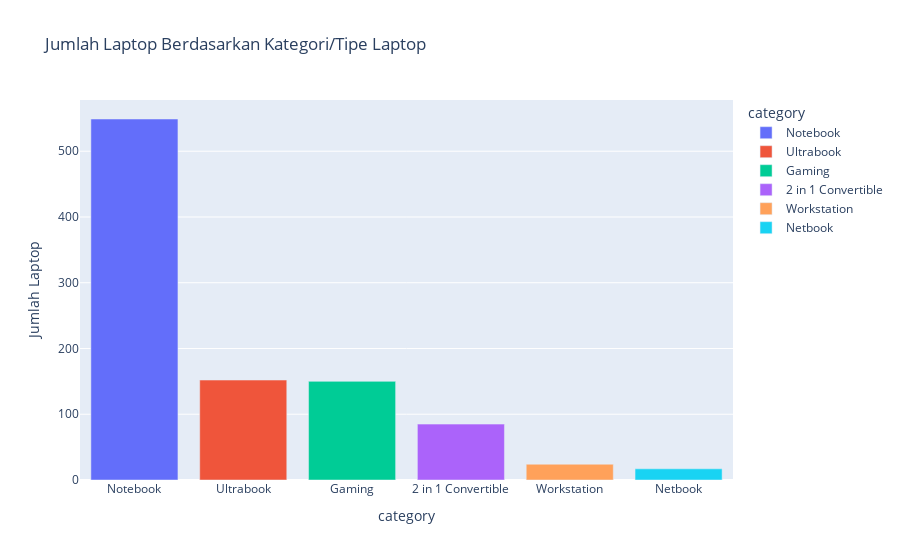

The notebook cell this image was saved under:
### Code cell
grouped_kategori = laptop.groupby('category').size().reset_index(name='counts')
grouped_kategori = grouped_kategori.sort_values(by='counts', ascending=False)

fig = px.bar(grouped_kategori, x = 'category', y = 'counts', color = 'category', labels={'counts': 'Jumlah Laptop'}, title="Jumlah Laptop Berdasarkan Kategori/Tipe Laptop")
fig.show()

### Figure 1 — Plotly figure (JSON) as saved in the notebook; plotly's stock layout.template omitted (floating-point values rounded to 4 significant figures)
{"data": [{"alignmentgroup": "True", "hovertemplate": "category=%{x}<br>Jumlah Laptop=%{y}<extra></extra>", "legendgroup": "Notebook", "marker": {"color": "#636efa", "pattern": {"shape": ""}}, "name": "Notebook", "offsetgroup": "Notebook", "orientation": "v", "showlegend": true, "textposition": "auto", "type": "bar", "x": ["Notebook"], "xaxis": "x", "y": [549], "yaxis": "y"}, {"alignmentgroup": "True", "hovertemplate": "category=%{x}<br>Jumlah Laptop=%{y}<extra></extra>", "legendgroup": "Ultrabook", "marker": {"color": "#EF553B", "pattern": {"shape": ""}}, "name": "Ultrabook", "offsetgroup": "Ultrabook", "orientation": "v", "showlegend": true, "textposition": "auto", "type": "bar", "x": ["Ultrabook"], "xaxis": "x", "y": [152], "yaxis": "y"}, {"alignmentgroup": "True", "hovertemplate": "category=%{x}<br>Jumlah Laptop=%{y}<extra></extra>", "legendgroup": "Gaming", "marker": {"color": "#00cc96", "pattern": {"shape": ""}}, "name": "Gaming", "offsetgroup": "Gaming", "orientation": "v", "showlegend": true, "textposition": "auto", "type": "bar", "x": ["Gaming"], "xaxis": "x", "y": [150], "yaxis": "y"}, {"alignmentgroup": "True", "hovertemplate": "category=%{x}<br>Jumlah Laptop=%{y}<extra></extra>", "legendgroup": "2 in 1 Convertible", "marker": {"color": "#ab63fa", "pattern": {"shape": ""}}, "name": "2 in 1 Convertible", "offsetgroup": "2 in 1 Convertible", "orientation": "v", "showlegend": true, "textposition": "auto", "type": "bar", "x": ["2 in 1 Convertible"], "xaxis": "x", "y": [85], "yaxis": "y"}, {"alignmentgroup": "True", "hovertemplate": "category=%{x}<br>Jumlah Laptop=%{y}<extra></extra>", "legendgroup": "Workstation", "marker": {"color": "#FFA15A", "pattern": {"shape": ""}}, "name": "Workstation", "offsetgroup": "Workstation", "orientation": "v", "showlegend": true, "textposition": "auto", "type": "bar", "x": ["Workstation"], "xaxis": "x", "y": [24], "yaxis": "y"}, {"alignmentgroup": "True", "hovertemplate": "category=%{x}<br>Jumlah Laptop=%{y}<extra></extra>", "legendgroup": "Netbook", "marker": {"color": "#19d3f3", "pattern": {"shape": ""}}, "name": "Netbook", "offsetgroup": "Netbook", "orientation": "v", "showlegend": true, "textposition": "auto", "type": "bar", "x": ["Netbook"], "xaxis": "x", "y": [17], "yaxis": "y"}], "layout": {"barmode": "relative", "legend": {"title": {"text": "category"}, "tracegroupgap": 0}, "title": {"text": "Jumlah Laptop Berdasarkan Kategori/Tipe Laptop"}, "xaxis": {"anchor": "y", "categoryarray": ["Notebook", "Ultrabook", "Gaming", "2 in 1 Convertible", "Workstation", "Netbook"], "categoryorder": "array", "domain": [0, 1], "title": {"text": "category"}}, "yaxis": {"anchor": "x", "domain": [0, 1], "title": {"text": "Jumlah Laptop"}}}}
